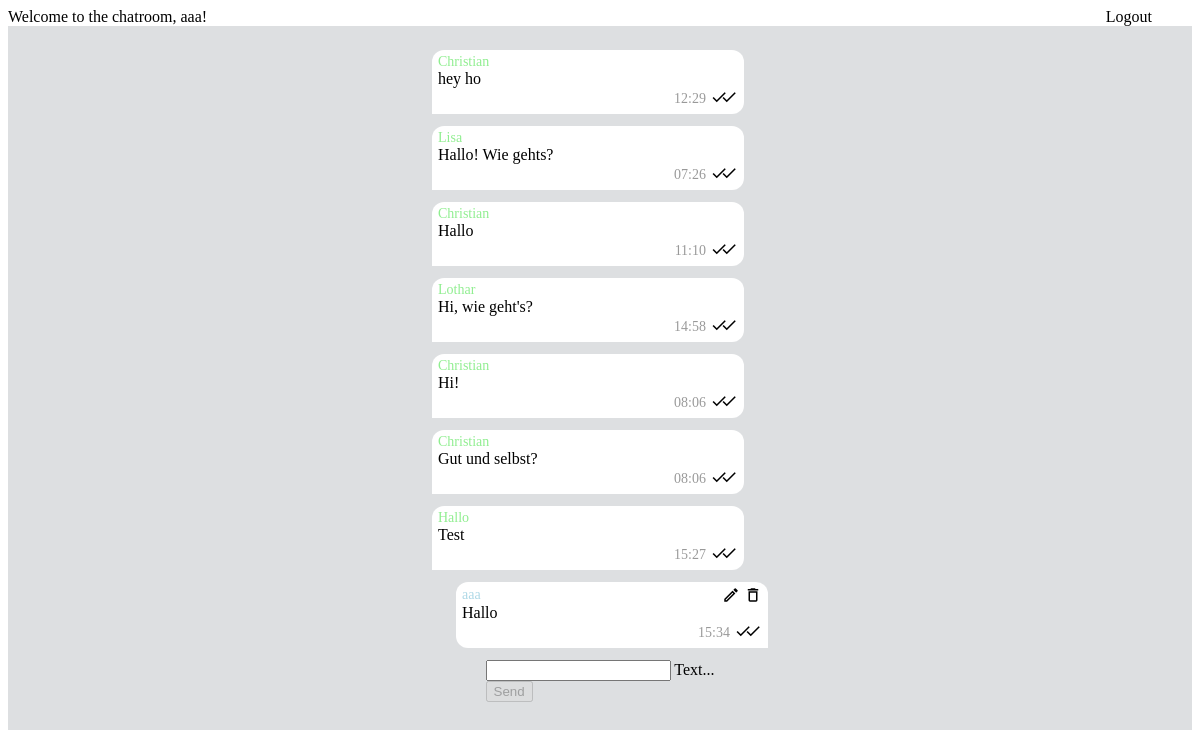
Screenshot of /chat/ (signed in) with the database file from the repository.
### chat/models.py (models this page shows)
class Message(models.Model):
    text = models.CharField(max_length=500)
    created_at = models.DateTimeField(default=datetime.now)
    chat = models.ForeignKey(Chat, on_delete=models.CASCADE, related_name='chat_message_set', default=None, blank=True, null=True)
    author = models.ForeignKey(settings.AUTH_USER_MODEL, on_delete=models.CASCADE, related_name='author_message_set')
    receiver = models.ForeignKey(settings.AUTH_USER_MODEL, on_delete=models.CASCADE, related_name='receiver_message_set')

### chat/views.py (the view, shortened to what this page needs)
# urls.py: path('', views.index, name='index'),
@login_required(login_url='/login/')
def index(request):
    chatMessages = Message.objects.filter(chat__id=1)
    return render(request, 'chat/index.html', {'messages': chatMessages})

### chat/templates/chat/index.html (shortened to what this page needs)
{% extends "base.html" %}
{% block content %}
    {% load django_material_icons %}
    {% if request.user.is_authenticated %}
        <div id="messageContainer" class="message-container">
            {% for message in messages %}
                <div class="bubble {% if message.author == request.user %}msg-right{% else %}msg-left{% endif %}"
                     id="bubble-{{ message.id }}">
                    <div class="msg-header">
                        <span class="{% if message.author == request.user %}msg-author{% else %}msg-receiver{% endif %}">{{ message.author.first_name }}</span>
                        {% if message.author == request.user %}
                            <div class="msg-edit">
                                <p class="material-icons-outlined msg-icon"
                                   onclick="editMessage({{ message.id }})">edit</p>
                                <p class="material-icons-outlined msg-icon"
                                   onclick="deleteMessage({{ message.id }})">delete</p>
                            </div>
                        {% endif %}
                    </div>
                    <span class="msg-msg" id="message-{{ message.id }}">{{ message.text }}</span>
                    <div class="msg-bottom">
                        <span class="color-gray msg-time">{{ message.created_at|date:'H:i' }}</span>
                        <div class="msg-bottom-check">
                            <p class="material-icons-outlined msg-icon">check</p>
                            <p class="material-icons-outlined msg-icon">check</p>
                        </div>
                    </div>
                </div>
            {% endfor %}
        </div>
        <form onsubmit="sendMessage(); return false;"
              method="post"
              id="messageInput">
            <div class="mdl-textfield mdl-js-textfield mdl-textfield--floating-label">
                <input class="mdl-textfield__input"
                       type="text"
                       id="messageField"
                       name="textmessage" />
                <label class="mdl-textfield__label" for="messageField">Text...</label>
            </div>
            <button class="mdl-button mdl-js-button mdl-button--raised mdl-js-ripple-effect mdl-button--accent"
                    id="postMessageBtn"
                    disabled>Send</button>
        </form>
    {% endif %}
{% endblock content %}

### templates/base.html (shortened to what this page needs)
<!DOCTYPE html>
<html lang="en">
    <head>
        <link rel="stylesheet"
              href="https://code.getmdl.io/1.3.0/material.indigo-blue.min.css" />
        {% load static %}
        <link rel="stylesheet" href={% static 'css/style.css' %}>
        {% load django_material_icons %}
    </head>
    <body>
        <div class="mdl-layout mdl-js-layout mdl-layout--fixed-header">
            <header class="mdl-layout__header">
                <div class="mdl-layout__header-row header">
                    <span class="mdl-layout-title">
                        {% if request.user.is_authenticated %}
                            Welcome to the chatroom, {{ request.user.first_name }}!
                        {% else %}
                            Welcome! Please log in!
                        {% endif %}
                    </span>
                    <div class="header-logout">
                        {% if request.user.is_authenticated %}
                            <p class="c-pointer" onclick="logout()">Logout</p>
                        {% endif %}
                    </div>
                </div>
            </header>
            <main class="mdl-layout__content pos-rel">
                <div class="page-content" id="pageContent">
                    {% block content %}
                    {% endblock content %}
                </div>
            </main>
        </div>
    </body>
</html>

### static/css/style.css (style rules this page uses)
body { line-height: unset !important; font-size: 16px !important; }
.page-content { background-color: #dddfe1; padding: 24px; min-height: 100vh; }
.material-icons-outlined { margin: 0 !important; line-height: unset !important; }
.c-pointer { cursor: pointer; margin: unset !important; padding-right: 40px; }
.pos-rel { position: relative; }
.page-content { display: flex; flex-direction: column; align-items: center; box-sizing: border-box; }
.color-gray { color: rgba(0, 0, 0, 0.4); }
.message-container { max-height: calc(100% - 56px); overflow-y: auto; box-sizing: border-box; }
.bubble { display: flex; flex-direction: column; background-color: white; width: 300px; margin-bottom: 12px; padding: 4px 6px; }
.msg-left { border-radius: 12px 12px 12px 0; margin-right: 24px; }
.msg-right { border-radius: 12px 12px 0 12px; margin-left: 24px; }
.msg-author { color: lightblue; font-size: 14px; }
.msg-receiver { color: lightgreen; font-size: 14px; }
.msg-bottom { display: flex; justify-content: flex-end; align-items: center; gap: 4px; }
.msg-bottom-check p:last-child { margin-left: -12px !important; }
.msg-time { font-size: 14px; color: rgba(0, 0, 0, 0.4); text-align: right; }
.msg-icon { font-size: 18px; }
.msg-header { display: flex; justify-content: space-between; align-items: center; }
.msg-edit { display: flex; align-items: center; gap: 4px; font-size: 18px; }
.msg-edit p { cursor: pointer; }
.header { display: flex; justify-content: space-between; align-items: center; }

### rows the page displays
Message: author.first_name "Christian", text "hey ho", created_at "12:29"
Message: author.first_name "Lisa", text "Hallo! Wie gehts?", created_at "07:26"
Message: author.first_name "Christian", text "Hallo", created_at "11:10"
Message: author.first_name "Lothar", text "Hi, wie geht's?", created_at "14:58"
Message: author.first_name "Christian", text "Hi!", created_at "08:06"
Message: author.first_name "Christian", text "Gut und selbst?", created_at "08:06"
Message: author.first_name "Hallo", text "Test", created_at "15:27"
Message: author.first_name "aaa", text "Hallo", created_at "15:34"

### other values shown
{{ request.user.first_name }} "aaa"
